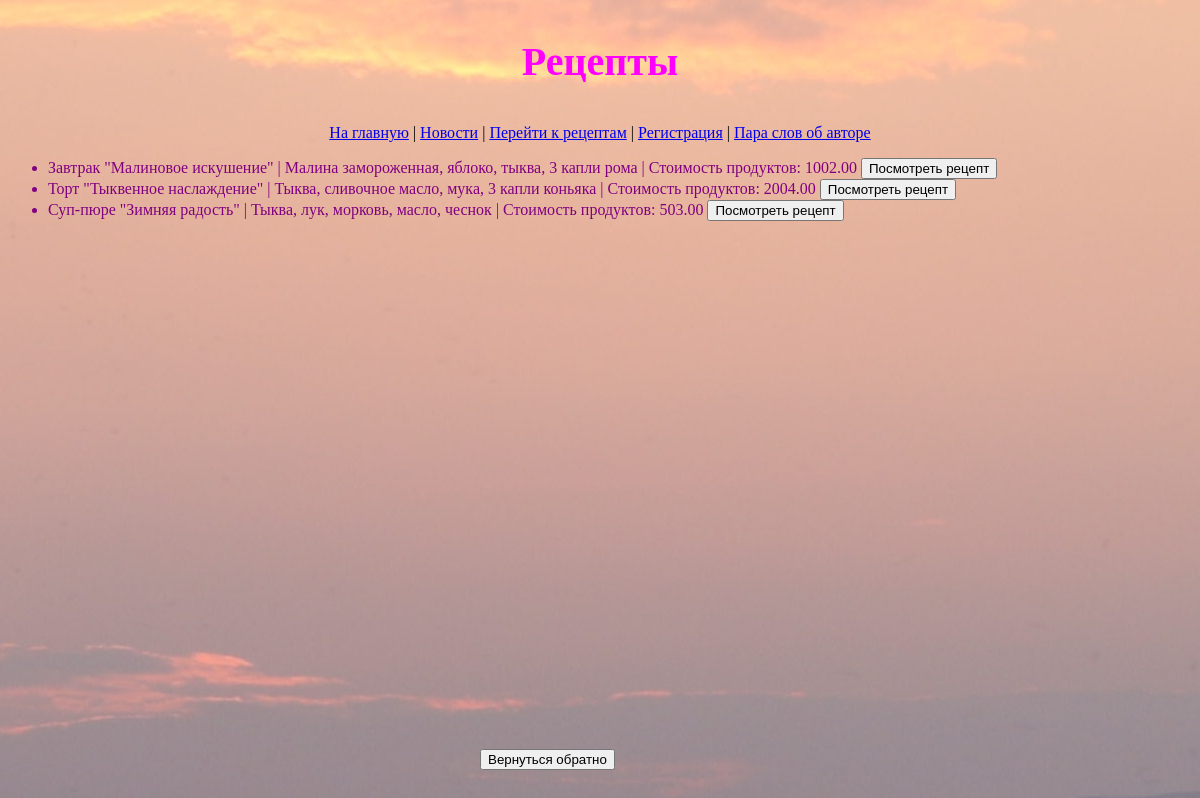
The page /cookbook/content/ on the database its author committed.
### task1/models.py (models this page shows, shortened)
class Recipe(models.Model):
    title = models.CharField(max_length=100)  # название рецепта
    cost = models.DecimalField(max_digits=10, decimal_places=2)  # примерная цена ингридиетов для рецепта
    size = models.IntegerField()  # количество просмотров данного рецепта
    description = models.TextField()  # описание необходимых продуктов
    age_limited = models.BooleanField(default=False)  # ограничение возраста 18+
    user = models.ManyToManyField(User, related_name='recipes')  # пользователь, приготовивший по данному рецепту

### task1/views.py (the view)
# urls.py: path("cookbook/content/", get_recipes),
def get_recipes(request):
    recipes = Recipe.objects.all()
    context = {"page_name": "Рецепты",
               'recipes': recipes}
    return render(request, "Content.html", context)

### templates/Content.html (shortened to what this page needs)
{% extends 'menu.html' %}
{% block page-title %}
	<p class="page-title">{{page_name}}</p>
{% endblock %}
{% block content %}
	{% if recipes %}
	<ul class="menu-item">
		{% for recipe in recipes %}
			<li> {{ recipe.title }} | {{ recipe.description }} | Стоимость продуктов: {{ recipe.cost }} <button>Посмотреть рецепт</button></li>
		{% endfor %}
	</ul>
	{% endif %}
	<button class="button-back" onclick="location.href = '/cookbook/'">Вернуться обратно</button>
{% endblock %}

### static/css/stylesheet.css (style rules this page uses)
.page-title { font-weight: bold; font-size: 40px; line-height: 44px; font-family: "comic sans ms"; text-align: center; color: #ff00fe; }
.menu-item { font-size: 16px; line-height: 20px; font-family: "comic sans ms"; text-align: left; color: purple; }
.button-back { position: absolute; bottom: 30px; left: 40%; }

### templates/Content.html (style rules this page uses)
body { background:url(/static/images/Sunset2.jpg) no-repeat center fixed; }

### rows shown on the page
Recipe: title "Завтрак \"Малиновое искушение\"", description "Малина замороженная, яблоко, тыква, 3 капли рома", cost "1002.00"
Recipe: title "Торт \"Тыквенное наслаждение\"", description "Тыква, сливочное масло, мука, 3 капли коньяка", cost "2004.00"
Recipe: title "Суп-пюре \"Зимняя радость\"", description "Тыква, лук, морковь, масло, чеснок", cost "503.00"

### other values the page prints
{{ page_name }} "Рецепты"
